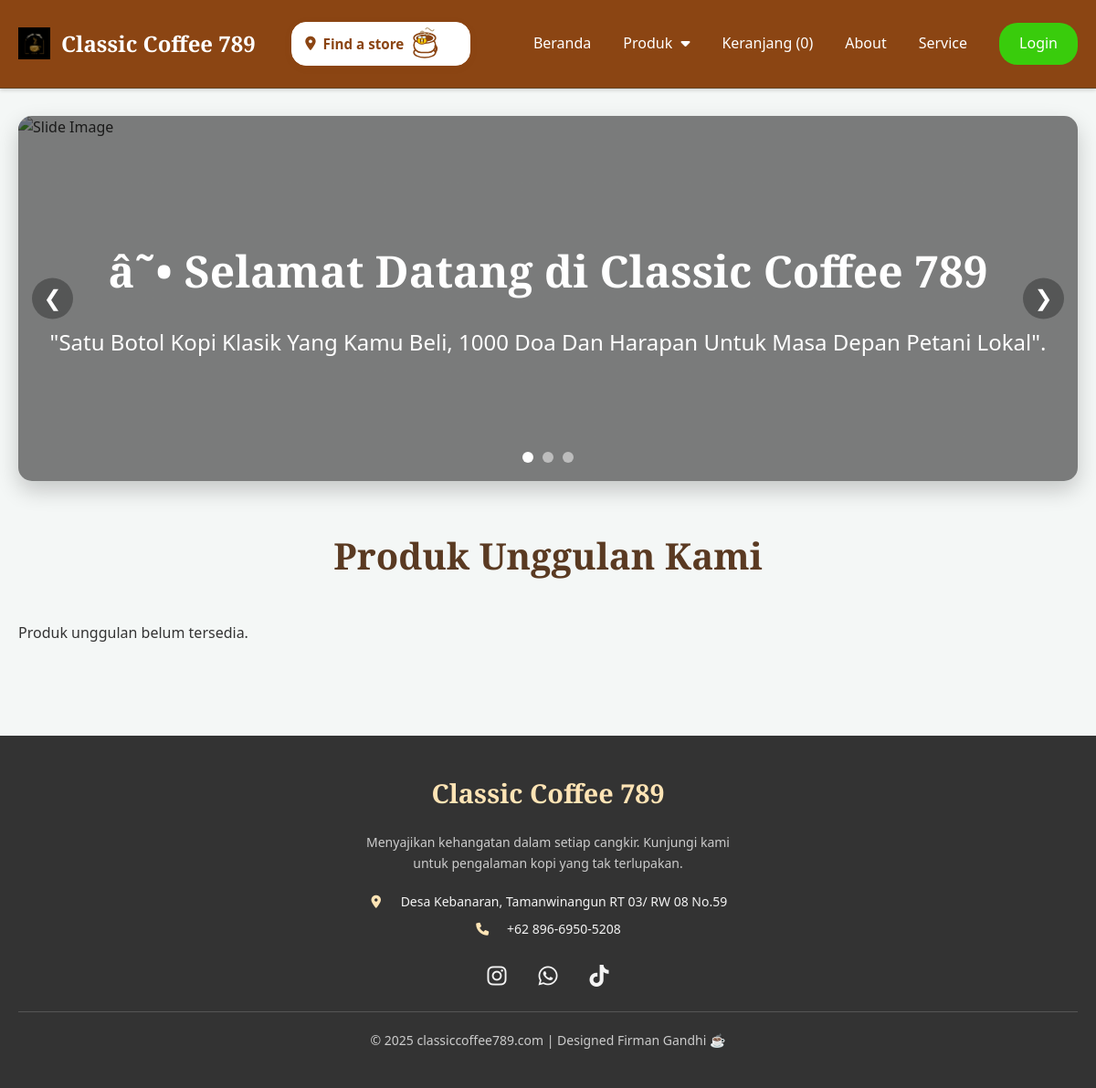
The app's page /, older data.
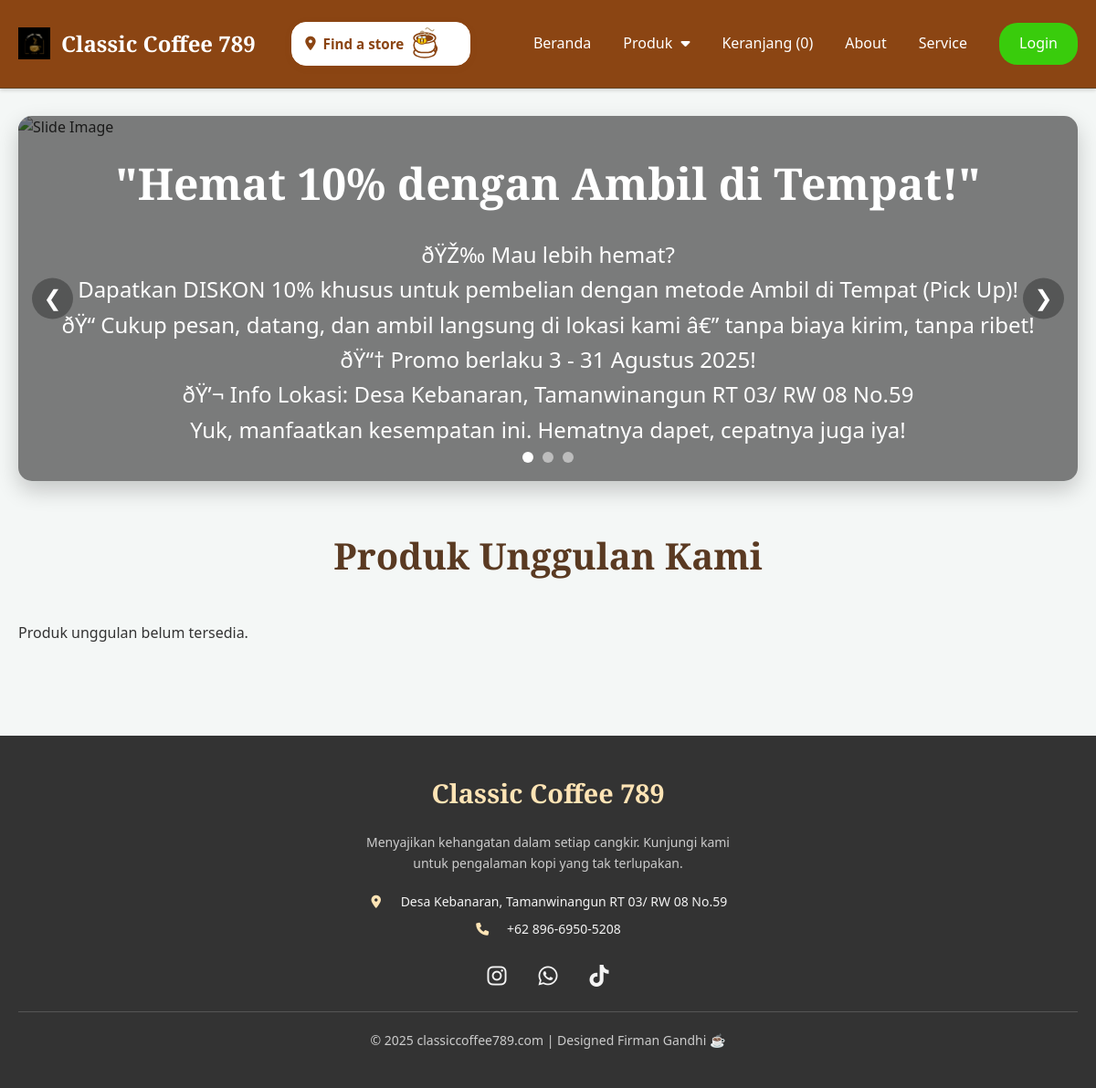
The same page, newer data.
### tables this page shows
CREATE TABLE `hero_slides` (
  `id` int(11) NOT NULL,
  `image_url` varchar(255) NOT NULL,
  `title` varchar(255) NOT NULL,
  `subtitle` text DEFAULT NULL,
  `is_active` tinyint(1) NOT NULL DEFAULT 1,
  `sort_order` int(11) NOT NULL DEFAULT 0
);

### index.php (the view, shortened to what this page needs)
<?php
include 'header.php';
$slides_result = $conn->query("SELECT * FROM hero_slides WHERE is_active = 1 ORDER BY sort_order ASC");
$slides = [];
if ($slides_result && $slides_result->num_rows > 0) {
    while ($row = $slides_result->fetch_assoc()) {
        $slides[] = $row;
    }
}
?>
<div class="home-container">
    <section class="hero-slider">
        <?php foreach ($slides as $index => $slide): ?>
            <div class="slide <?php echo $index === 0 ? 'active' : ''; ?>">
                <div class="slide-overlay">
                    <div class="slide-text">
                        <h1><?php echo htmlspecialchars($slide['title']); ?></h1>
                       <p><?php echo nl2br(htmlspecialchars($slide['subtitle'])); ?></p>
                    </div>
                </div>
            </div>
        <?php endforeach; ?>
        <button class="slider-arrow prev" id="prevSlide">&#10094;</button>
        <button class="slider-arrow next" id="nextSlide">&#10095;</button>
        <div class="slider-nav">
            <?php foreach ($slides as $index => $slide): ?>
                <div class="slider-dot <?php echo $index === 0 ? 'active' : ''; ?>" data-slide="<?php echo $index; ?>"></div>
            <?php endforeach; ?>
        </div>
    </section>
    <section class="featured-products">
        <h2>Produk Unggulan Kami</h2>
        <div class="product-grid">
            <?php
            $result_unggulan = $conn->query("SELECT * FROM products WHERE review_count > 0 ORDER BY average_rating DESC, review_count DESC LIMIT 3");
            if ($result_unggulan && $result_unggulan->num_rows > 0) {
                while($row = $result_unggulan->fetch_assoc()) {
                    echo '<div class="product-card">';
                    if (GLOBAL_DISKON_AKTIF && !empty($row['discount_percentage']) && $row['discount_percentage'] > 0) {
                        echo '<div class="discount-badge">' . $row['discount_percentage'] . '% OFF</div>';
                    }
                    echo '  <a href="detail_produk.php?id=' . $row['id'] . '" class="product-link">';
                    echo '      <img src="images/' . htmlspecialchars($row['image_url']) . '" alt="' . htmlspecialchars($row['name']) . '">';
                    echo '  </a>';
                    echo '  <div class="card-content">';
                    echo '      <a href="detail_produk.php?id=' . $row['id'] . '" class="product-link">';
                    echo '          <h4>' . htmlspecialchars($row['name']) . '</h4>';
                    echo '      </a>';
                    if ($row['review_count'] > 0) {
                        echo '<div class="product-rating">';
                        $rating = round($row['average_rating']);
                        for ($i = 1; $i <= 5; $i++) {
                            echo '<i class="fas fa-star ' . ($i <= $rating ? 'rated' : '') . '"></i>';
                        }
                        echo ' <span>(' . $row['review_count'] . ' ulasan)</span>';
                        echo '</div>';
                    } else {
                        echo '<div class="product-rating"><span>Belum ada ulasan</span></div>';
                    }
                    if (!empty($row['discount_percentage']) && $row['discount_percentage'] > 0) {
                        $original_price = $row['price'];
                        $discounted_price = $original_price - (($original_price * $row['discount_percentage']) / 100);
                        echo '  <div class="price-container">';
                        echo '      <span class="original-price">Rp ' . number_format($original_price, 0, ',', '.') . '</span>';
                        echo '      <span class="discounted-price">Rp ' . number_format($discounted_price, 0, ',', '.') . '</span>';
                        echo '  </div>';
                    } else {
                        echo '  <p class="price">Rp ' . number_format($row['price'], 0, ',', '.') . '</p>';
                    }
                    echo '  </div>';
                    echo '  <form action="tambah_keranjang.php" method="POST" class="add-to-cart-form">';
                    echo '      <div class="quantity-container">';
                    echo '          <button type="button" class="quantity-btn" onclick="changeQuantity(this, -1)">-</button>';
                    echo '          <input type="number" name="quantity" value="1" min="1" class="quantity-input" readonly>';
                    echo '          <button type="button" class="quantity-btn" onclick="changeQuantity(this, 1)">+</button>';
                    echo '      </div>';
                    echo '      <input type="hidden" name="product_id" value="' . $row['id'] . '">';
                    echo '      <button type="submit" class="btn-buy">Tambah ke Keranjang</button>';
                    echo '  </form>';
                    echo '</div>';
                }
            } else {
                echo '<p>Produk unggulan belum tersedia.</p>';
            }
            ?>
        </div>
    </section>
</div>
<?php
include 'footer.php';
?>

Row changes from the older to the newer data that the page shows:
no longer on one of the page's lists (row edited): hero_slides: title "â˜• Selamat Datang di Classic Coffee 789", subtitle "\"Satu Botol Kopi Klasik Yang Kamu Beli, 1000 Doa Dan Harapan Untuk Masa Depan Petani Lokal\"."
now on one of the page's lists (row edited): hero_slides: title "\"Hemat 10% dengan Ambil di Tempat!\"", subtitle "ðŸŽ‰ Mau lebih hemat? Dapatkan DISKON 10% khusus untuk pembelian dengan metode Ambil di Tempat (Pick Up)! ðŸ“ Cukup pesan, datang, dan ambil langsung di lokasi kami â€” tanpa biaya kirim, tanpa ribet! ðŸ“† Promo berlaku 3 - 31 Agustus 2025! ðŸ’¬ Info Lokasi: Desa Kebanaran, Tamanwinangun RT 03/ RW 08 No.59 Yuk, manfaatkan kesempatan ini. Hematnya dapet, cepatnya juga iya!"
changed hero_slides: moves up the list
changed hero_slides (number 2 of 3 on the later page): moves down the list
